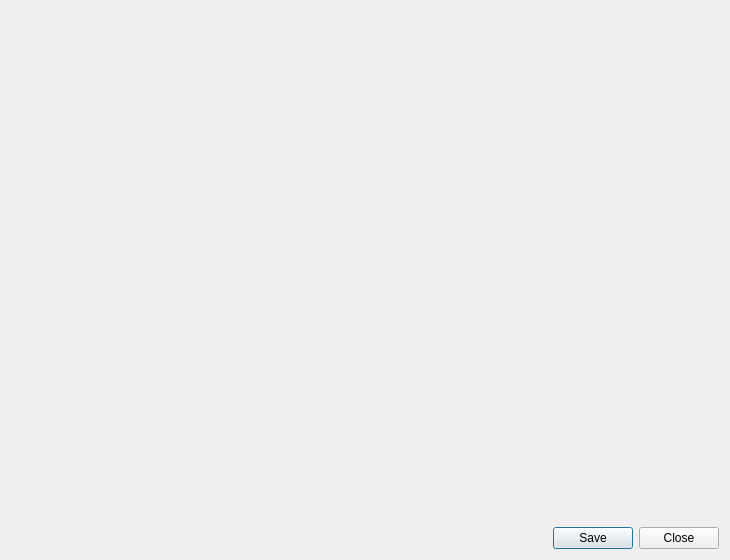
<?xml version="1.0" encoding="UTF-8"?>
<ui version="4.0">
 <class>PlotDialog</class>
 <widget class="QDialog" name="PlotDialog">
  <property name="geometry">
   <rect>
    <x>0</x>
    <y>0</y>
    <width>730</width>
    <height>560</height>
   </rect>
  </property>
  <property name="windowTitle">
   <string>Tn Statistic plot</string>
  </property>
  <layout class="QVBoxLayout" name="verticalLayout_3">
   <item>
    <widget class="QCustomPlot" name="plot" native="true">
     <property name="sizePolicy">
      <sizepolicy hsizetype="Preferred" vsizetype="Expanding">
       <horstretch>0</horstretch>
       <verstretch>0</verstretch>
      </sizepolicy>
     </property>
     <property name="minimumSize">
      <size>
       <width>671</width>
       <height>201</height>
      </size>
     </property>
    </widget>
   </item>
   <item>
    <layout class="QHBoxLayout" name="layout" stretch="0,0,0">
     <property name="spacing">
      <number>6</number>
     </property>
     <item>
      <spacer name="horizontalSpacer">
       <property name="orientation">
        <enum>Qt::Horizontal</enum>
       </property>
       <property name="sizeHint" stdset="0">
        <size>
         <width>40</width>
         <height>20</height>
        </size>
       </property>
      </spacer>
     </item>
     <item>
      <widget class="QPushButton" name="saveButton">
       <property name="text">
        <string>Save</string>
       </property>
      </widget>
     </item>
     <item>
      <widget class="QPushButton" name="closeButton">
       <property name="text">
        <string>Close</string>
       </property>
      </widget>
     </item>
    </layout>
   </item>
  </layout>
 </widget>
 <customwidgets>
  <customwidget>
   <class>QCustomPlot</class>
   <extends>QWidget</extends>
   <header>qcustomplot.h</header>
   <container>1</container>
  </customwidget>
 </customwidgets>
 <resources/>
 <connections/>
</ui>
